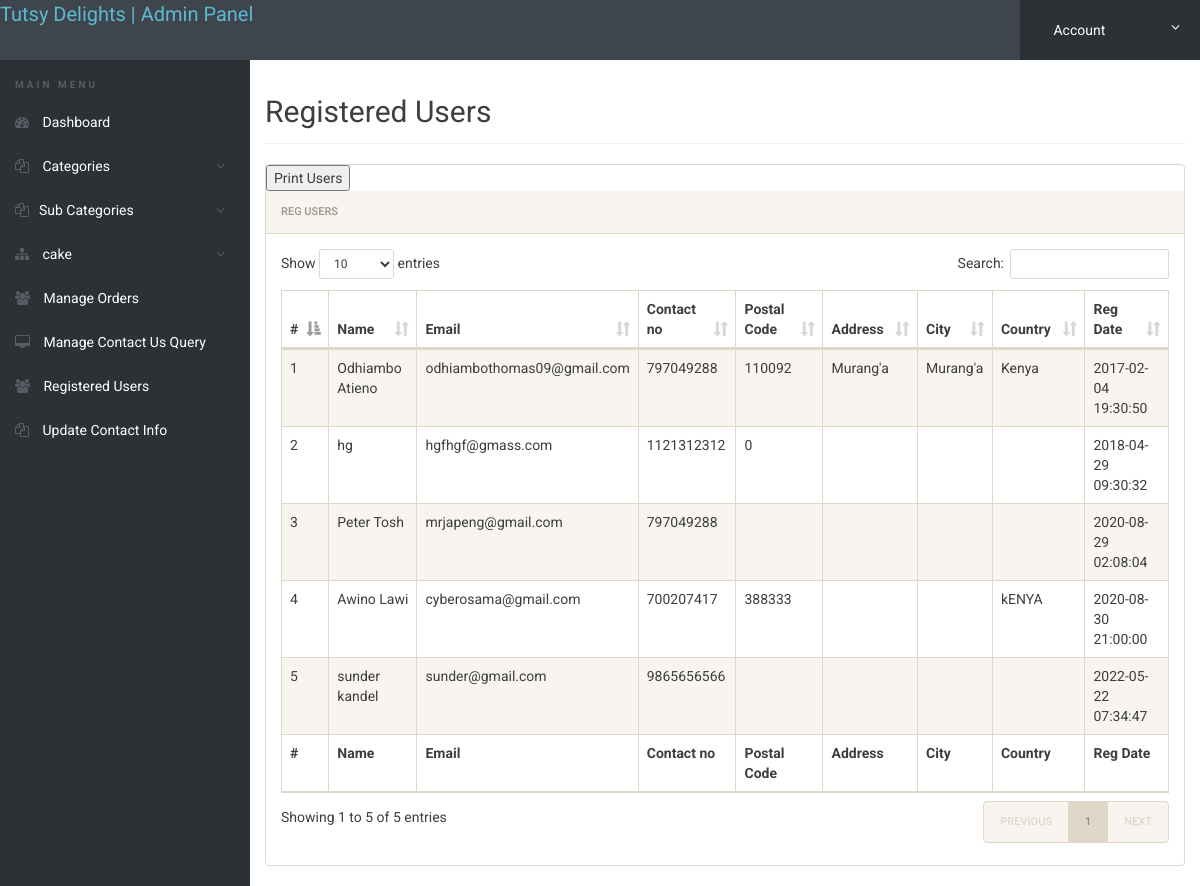
The page /admin/reg-users.php (signed in) on the database its author committed.
### tables this page shows
CREATE TABLE `users` (
  `id` int(11) NOT NULL,
  `name` varchar(255) DEFAULT NULL,
  `email` varchar(255) DEFAULT NULL,
  `contactno` bigint(11) DEFAULT NULL,
  `password` varchar(255) DEFAULT NULL,
  `shippingAddress` longtext DEFAULT NULL,
  `shippingState` varchar(255) DEFAULT NULL,
  `shippingCity` varchar(255) DEFAULT NULL,
  `shippingPincode` int(11) DEFAULT NULL,
  `billingAddress` longtext DEFAULT NULL,
  `billingState` varchar(255) DEFAULT NULL,
  `billingCity` varchar(255) DEFAULT NULL,
  `billingPincode` int(11) DEFAULT NULL,
  `regDate` timestamp NOT NULL DEFAULT current_timestamp(),
  `updationDate` varchar(255) DEFAULT NULL
);

### admin/reg-users.php (the view, shortened to what this page needs)
<?php
include('includes/config.php');
if(strlen($_SESSION['alogin'])==0)
	{
header('location:index.php');
}
else{
 ?>
<!doctype html>
<html lang="en" class="no-js">
<head>
	<link rel="stylesheet" href="css/font-awesome.min.css">
	<link rel="stylesheet" href="css/bootstrap.min.css">
	<link rel="stylesheet" href="css/dataTables.bootstrap.min.css">
	<link rel="stylesheet" href="css/bootstrap-social.css">
	<link rel="stylesheet" href="css/bootstrap-select.css">
	<link rel="stylesheet" href="css/fileinput.min.css">
	<link rel="stylesheet" href="css/awesome-bootstrap-checkbox.css">
	<link rel="stylesheet" href="css/style.css">
</head>
<body>
	<?php include('includes/header.php');?>
	<div class="ts-main-content">
		<?php include('includes/leftbar.php');?>
		<div class="content-wrapper">
			<div class="container-fluid">
				<div class="row">
					<div class="col-md-12">
						<h2 class="page-title">Registered Users</h2>
						<div class="panel panel-default">
						<button onClick="window.print()">Print Users</button>
							<div class="panel-heading">Reg Users</div>
							<div class="panel-body">
								<table id="zctb" class="display table table-striped table-bordered table-hover" cellspacing="0" width="100%">
									<thead>
										<tr>
										<th>#</th>
												<th> Name</th>
											<th>Email </th>
											<th>Contact no</th>
										<th>Postal Code</th>
										<th>Address</th>
										<th>City</th>
										<th>Country</th>
										<th>Reg Date</th>
										</tr>
									</thead>
									<tfoot>
										<tr>
										<th>#</th>
											<th> Name</th>
											<th>Email </th>
											<th>Contact no</th>
										<th>Postal Code</th>
										<th>Address</th>
										<th>City</th>
										<th>Country</th>
										<th>Reg Date</th>
										</tr>
									</tfoot>
									<tbody>
									<?php $sql = "SELECT * from  users ";
$query = $dbh -> prepare($sql);
$query->execute();
$results=$query->fetchAll(PDO::FETCH_OBJ);
$cnt=1;
if($query->rowCount() > 0)
{
foreach($results as $result)
{				?>
										<tr>
											<td><?php echo htmlentities($cnt);?></td>
											<td><?php echo htmlentities($result->name);?></td>
											<td><?php echo htmlentities($result->email);?></td>
											<td><?php echo htmlentities($result->contactno);?></td>
	<td><?php echo htmlentities($result->billingPincode);?></td>
											<td><?php echo htmlentities($result->shippingAddress);?></td>
											<td><?php echo htmlentities($result->shippingCity);?></td>
											<td><?php echo htmlentities($result->billingState);?></td>
											<td><?php echo htmlentities($result->regDate);?></td>
										</tr>
										<?php $cnt=$cnt+1; }} ?>
									</tbody>
								</table>
							</div>
						</div>
					</div>
				</div>
			</div>
		</div>
	</div>
</body>
</html>
<?php } ?>

### admin/css/style.css (style rules this page uses)
html { font-size: 14px; }
@media only screen and (min-width: 480px) { html { font-size: 17px; } }
@media only screen and (min-width: 768px) { html { font-size: 14px; } }
body { font-size: 1em; }
.panel { overflow: hidden; }
.page-title { padding-bottom: 15px; margin-bottom: 20px; border-bottom: 1px solid #f0f0f0; }
.ts-main-content .content-wrapper { padding-top: 15px; margin-top: 60px; }
@media only screen and (min-width: 992px) { .ts-main-content .content-wrapper { margin-left: 250px; } }

### rows shown on the page
users: name "Odhiambo Atieno", email "odhiambothomas09@gmail.com", contactno "797049288", billingPincode "110092", shippingAddress "Murang'a", shippingCity "Murang'a", billingState "Kenya", regDate "2017-02-04 19:30:50"
users: name "hg", email "hgfhgf@gmass.com", contactno "1121312312", billingPincode "0", regDate "2018-04-29 09:30:32"
users: name "Peter Tosh", email "mrjapeng@gmail.com", contactno "797049288", regDate "2020-08-29 02:08:04"
users: name "Awino Lawi", email "cyberosama@gmail.com", contactno "700207417", billingPincode "388333", billingState "kENYA", regDate "2020-08-30 21:00:00"
users: name "sunder kandel", email "sunder@gmail.com", contactno "9865656566", regDate "2022-05-22 07:34:47"
